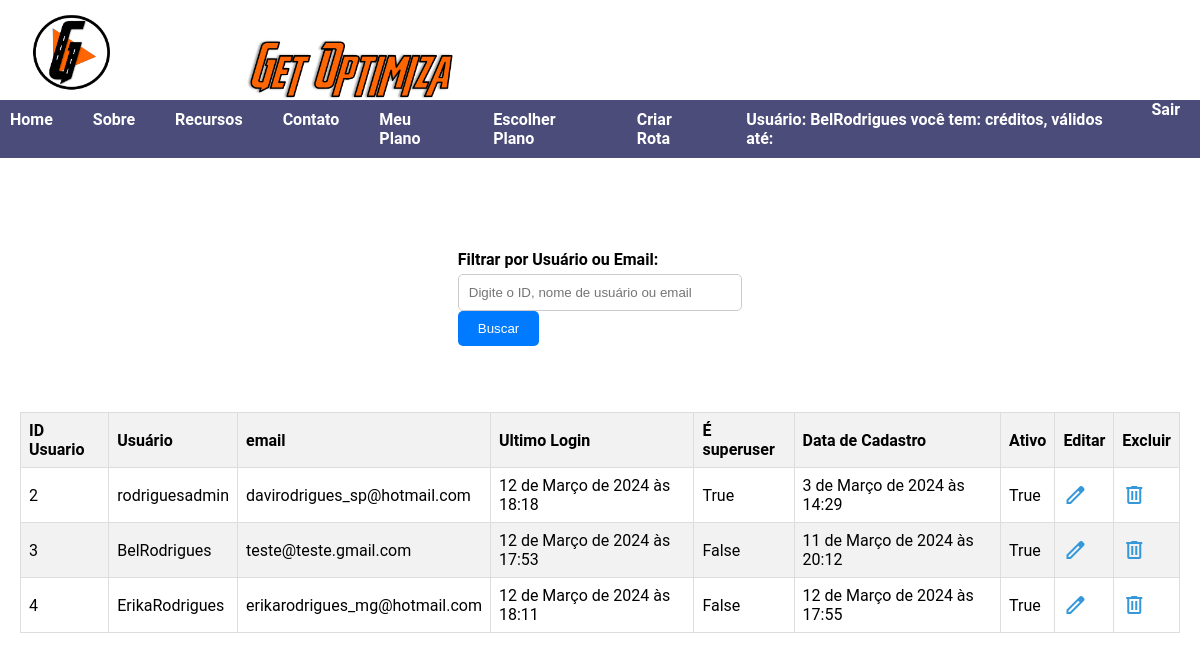
/lista_user/ (signed in), run on an earlier commit of the app's database.
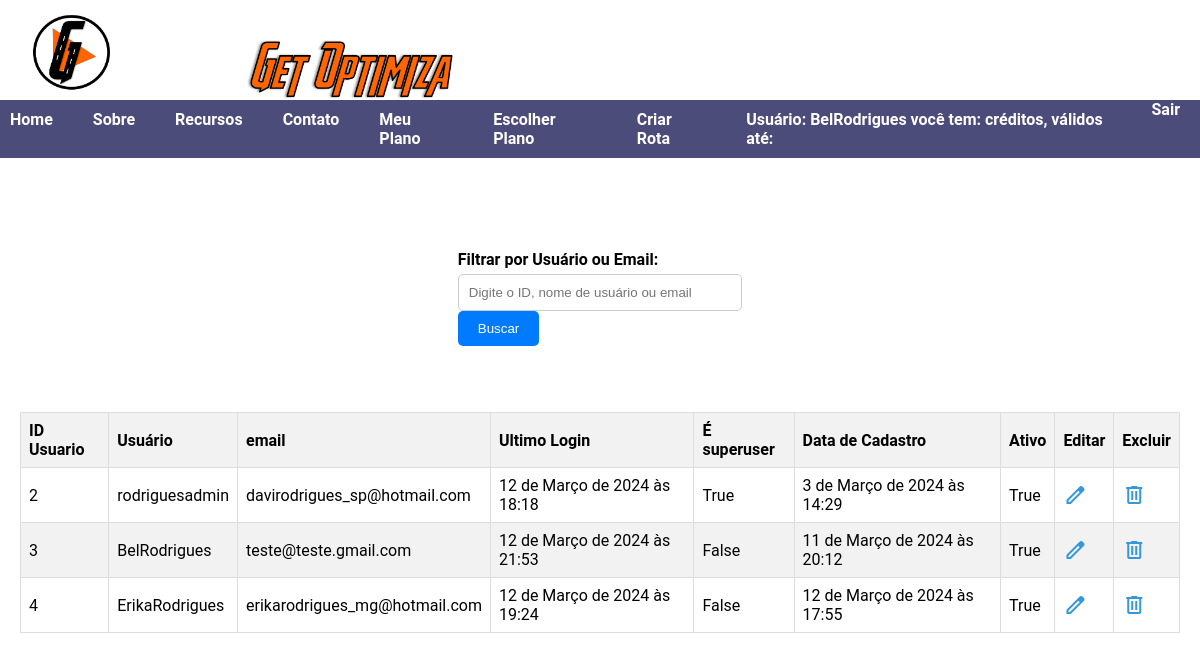
And on a later commit of the database.
### roteirizacao/models.py (models this page shows, shortened)
class CustomUser(AbstractUser):
    choices_cargo = (
        ('U', 'Usuario'),
        ('Admin', 'Administrador'),
    )
    cargo = models.CharField(max_length=5, choices=choices_cargo)
    email = models.EmailField(unique=True)
    is_active = models.BooleanField(default=True)
    objects = CustomUserManager()
    groups = models.ManyToManyField('auth.Group', related_name='custom_user_set', blank=True)
    user_permissions = models.ManyToManyField('auth.Permission', related_name='custom_user_set', blank=True)
    def __init__(self, *args, **kwargs):
        super().__init__(*args, **kwargs)
        if not self.cargo:
            self.cargo = 'U'  # Define um valor padrão para o cargo caso não seja especificado
    class Meta:
        permissions = [
            ("pode_add_endereco", "Pode Adicionar Endereco"),
            ("pode_alterar_endereco", "Pode Alterar Endereco"),
            ("pode_deletar_endereco", "Pode Deletar Endereco"),
        ]

### roteirizacao/views.py (the view)
# urls.py: path('lista_user/', lista_user, name='lista_user'),
@login_required
def lista_user(request):
    filtro = request.GET.get('filtro')
    ic(filtro)
    if filtro:
        users = CustomUser.objects.filter(
            Q(id__icontains=filtro) |
            Q(username__icontains=filtro) |
            Q(email__icontains=filtro)
        )
    else:
        user = CustomUser.objects.all()
    return render(request, 'lista_user.html', {'users': user})

### roteirizacao/templates/lista_user.html (shortened to what this page needs)
{% extends 'base.html' %}
{% load static %}
{% block content %}
<div class="main-container">
    <div class="search-container">
        <form method="get" action="{% url 'lista_user' %}">
            <label for="filtro">Filtrar por Usuário ou Email:</label>
            <input type="text" id="filtro" name="filtro" placeholder="Digite o ID, nome de usuário ou email">
            <button class="btn-primary" type="submit">Buscar</button>
        </form>
    </div>
    <div class="table-container">
        <table>
            <thead>
                <tr>
                    <th>ID Usuario</th>
                    <th>Usuário</th>
                    <th>email</th>
                    <th>Ultimo Login</th>
                    <th>É superuser</th>
                    <th>Data de Cadastro</th>
                    <th>Ativo</th>
                    <th>Editar</th>
                    <th>Excluir</th>
                </tr>
            </thead>
            <tbody>
                {% for user in users %}
                <tr>
                    <td>{{ user.id }}</td>
                    <td>{{ user.username }}</td>
                    <td>{{ user.email }}</td>
                    <td>{{ user.last_login }}</td>
                    <td>{{ user.is_superuser }}</td>
                    <td>{{ user.date_joined }}</td>
                    <td>{{ user.is_active }}</td>
                    <td><a href="{% url 'editar_user' user.id %}"><span class="material-symbols-outlined">
                            </span></a></td>
                    <td><a href="{% url 'excluir_user' user.id %}"><span class="material-symbols-outlined">
                            </span></a></td>
                </tr>
                {% endfor %}
            </tbody>
        </table>
    </div>
</div>
{% endblock %}

### roteirizacao/templates/base.html (shortened to what this page needs)
{% load static %}
<!DOCTYPE html>
<html lang="pt-br">
<head>
    <link rel="stylesheet" type="text/css" href="https://cdnjs.cloudflare.com/ajax/libs/slick-carousel/1.8.1/slick.css"/>
    <link rel="stylesheet" type="text/css" href="https://cdnjs.cloudflare.com/ajax/libs/slick-carousel/1.8.1/slick-theme.css"/>
    <link rel="stylesheet" href="{% static 'style.css' %}">
</head>
<body>
    <div class="header-container">
        <div class="logo">
            <img src="{% static 'img/LogoGetSite.png' %}" alt="Logo da Empresa">
        </div>
        <div class="logo">
            <img src="{% static 'img/getoptimiza.png' %}" alt="Logo da Empresa 2" style="width: 40%;">
        </div>
        <nav class="nav-home">
            <ul>
                <li><a href="{% url 'home' %}">Home</a></li>
                <li><a href="#about">Sobre</a></li>
                <li><a href="#features">Recursos</a></li>
                <li><a href="#contact">Contato</a></li>
                <li><a href="#">Meu Plano</a></li>
                <li><a href="{% url 'escolher_plano' %}">Escolher Plano</a></li>
                <li><a href="{% url 'autoriza_criar_rota' %}">Criar Rota</a></li>
                {% if user.is_authenticated %}
                <li><a href="#">Usuário: {{ user.username }} você tem: {{ pagamento.quant_acesso }} créditos,  válidos até: {{ pagamento.valido_ate }}</a></li>
                <a href="#" onclick="event.preventDefault(); document.getElementById('logout-form').submit();">Sair</a>
                {% else %}
                    <li><a href="{% url 'login' %}">Login</a></li>
                    <li><a href="{% url 'signup' %}">Cadastro</a></li>
                {% endif %}
            </ul>
        </nav>
    </div>
    <main>
        <div class="main-container">
        {% block content %}
        {% endblock %}
        </div>
    </main>
</body>
</html>

What changed in the data, as far as the page shows it:
changed CustomUser "BelRodrigues": last_login "12 de Março de 2024 às 17:53" → "12 de Março de 2024 às 21:53"
changed CustomUser "ErikaRodrigues": last_login "12 de Março de 2024 às 18:11" → "12 de Março de 2024 às 19:24"
